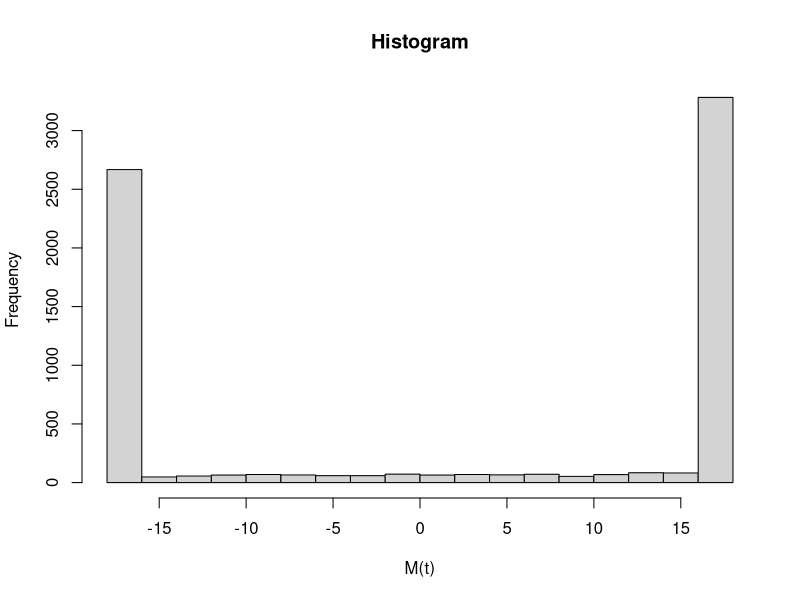

Write the R code that produced this figure.
## ---- chunk 1
knitr::opts_chunk$set(echo = TRUE)
## ---- chunk 2
n <- 10000
mu <- 2
d <- 18
x <- matrix(NA, nrow = d, ncol = n)
x[, 1] <- sample(c(1, -1), size = d, replace = TRUE)
for(t in 2:n) {
  for (i in 1:d) {
    u <- runif(1)
    if (i == 1) {
      p <- exp(mu * x[2, t-1]) / (exp(mu * x[2, t-1]) + exp(-mu * x[2, t-1]))
      x[i, t] <- ifelse(u <= p, 1, -1)
    } else if (i == d) {
      p <- exp(mu * x[d-1, t]) / (exp(mu * x[d-1, t]) + exp(-mu * x[d-1, t]))
      x[i, t] <- ifelse(u <= p, 1, -1)
    } else {
      p <- exp(mu * (x[i-1, t] + x[i+1, t-1])) / (exp(mu * (x[i-1, t] + x[i+1, t-1])) + exp(-mu * x[i-1, t] + x[i+1, t-1]))
      x[i, t] <- ifelse(u <= p, 1, -1)
    }
  }
}

M <- apply(x[, 3001:n], 2, sum)
hist(M, xlab = "M(t)", main = "Histogram")

## ---- chunk 3
n <- 6
y <- c(1.8, 3.3, 0.4, 2.5, 2.6, 2.3)
omega <- 0.04
alpha <- 2
beta <- 0.5
t <- 50000
tau <- c()
mu <- c()
mu[1] <- 0
tau[1] <- 1
for (i in 2:t) {
  tau[i] <- rgamma(1, alpha + n/2, 1/beta + 0.5 * sum((y - mu[i-1])^2))
  mu[i] <- rnorm(1, tau[i-1] * n * mean(y) / (tau[i-1] * n + omega), 1 / sqrt(tau[i-1] * n + omega))
}

mean(mu[20000:t])
mean(tau[20000:t])
